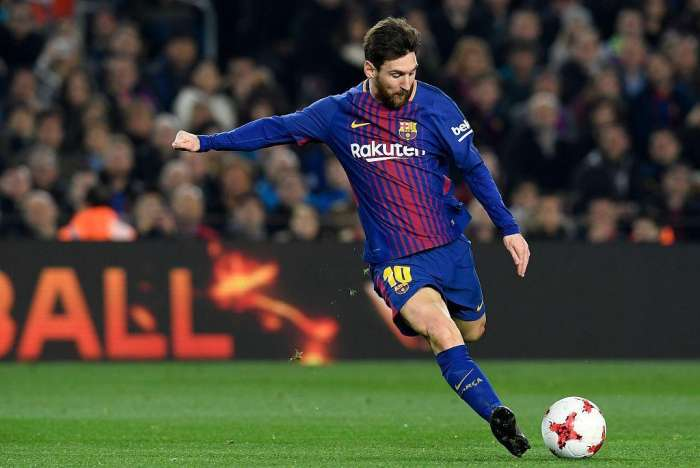
#> input picture opencv中的图像变换/1.jpg, 700 x 468 px
$ python 'opencv中的傅里叶变换.py'
#> lines starting #> are read from the running program, lines starting #| are printed output that depends on the picture
import numpy as np
import cv2 as cv
from matplotlib import pyplot as plt

img = cv.imread('1.jpg',0)
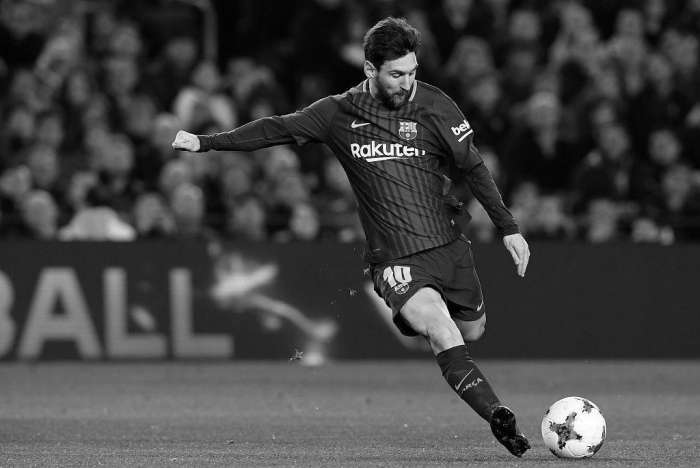
#> img: shape (468, 700); min 0, max 255, mean 67.6
dft = cv.dft(np.float32(img),#首先转换为np.float32格式的
             #flags是标志服，cv.DFT_COMPLEX_OUTPUR对一维数组或者二维数组进行正向变换
             flags = cv.DFT_COMPLEX_OUTPUT)
#=========FFT的正变换==========
dft_shift = np.fft.fftshift(dft)
#构建振幅的公式
magnitude_sepectrum = 20*np.log(cv.magnitude(dft_shift[:,:,0],dft_shift[:,:,1]))
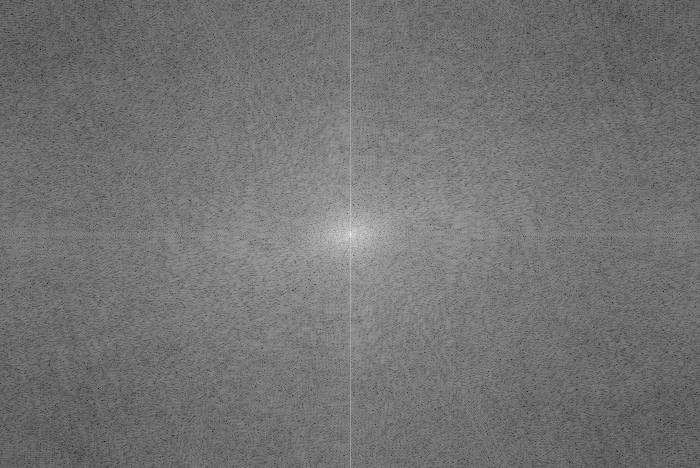
#> magnitude_sepectrum: shape (468, 700) float32; min 11.46, max 338.3, mean 159.7; drawn with min black and max white

plt.subplot(231)
plt.imshow(img,cmap = 'gray')
plt.xticks([]),plt.yticks([])
plt.subplot(232)
plt.imshow(magnitude_sepectrum,cmap = 'gray')
plt.xticks([]),plt.yticks([])
#===========FFT的逆变换=======
rows,cols = img.shape
#> rows = 468; cols = 700
crow,ccol = rows//2,cols//2
#> crow = 234; ccol = 350

mask = np.zeros((rows,cols,2),np.uint8) #列表是形状，np.uint8是数据类型，返回一个数组mask
mask[crow-30:crow+30,ccol-30:ccol+30] = 1

fshift = dft_shift*mask
f_ishift = np.fft.ifftshift(fshift)#将频率直流分量移到中间
img_back = cv.idft(f_ishift) #进行傅里叶逆变换
img_back = cv.magnitude(img_back[:,:,0],img_back[:,:,1]) #计算二维矢量的幅值
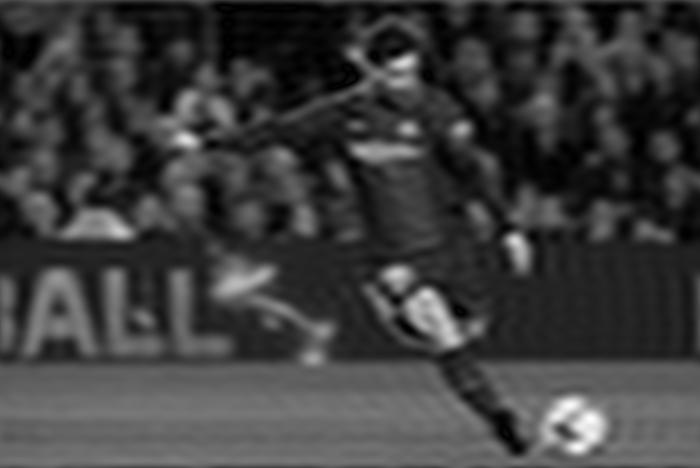
#> img_back: shape (468, 700) float32; min 7683.6, max 91314672, mean 22153776; drawn with min black and max white

plt.subplot(234),plt.imshow(img,cmap= 'gray')
plt.title('Input Image'),plt.xticks([]),plt.yticks([])
plt.subplot(235),plt.imshow(img_back,cmap= 'gray')
plt.title('Magnitude Sepectrum'),plt.xticks([]),plt.yticks([])
plt.show()
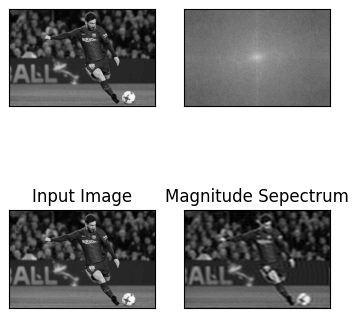
#> figure drawn by matplotlib, 4 panels

$ run again, with opencv中的图像变换/1_face.jpg copied over opencv中的图像变换/1.jpg
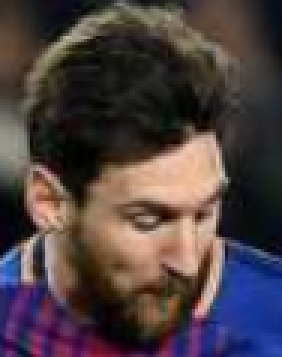
#> input picture opencv中的图像变换/1_face.jpg, 94 x 119 px (shown 3 times larger)
#> `img_back = cv.magnitude(img_back[:,:,0],img_back[:,:,1])`:
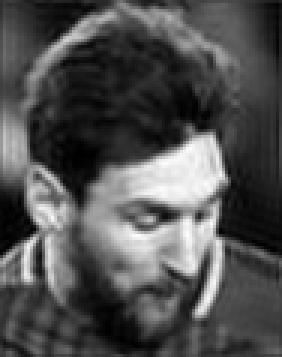
#> img_back: shape (119, 94) float32 (shown 3 times larger); min 2342.9, max 2377531.2, mean 753820.5; drawn with min black and max white
#> `plt.show()`:
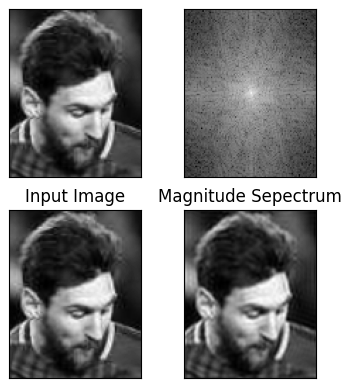
#> figure drawn by matplotlib, 4 panels
